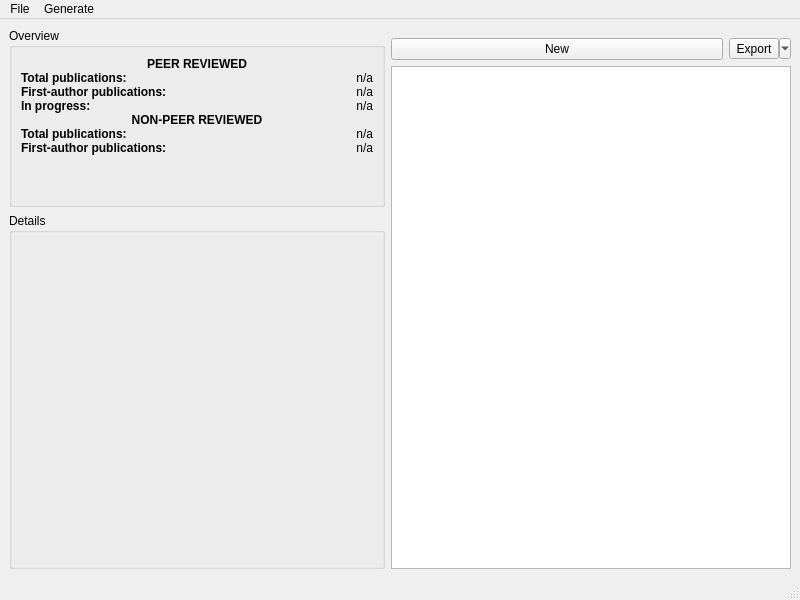
<?xml version="1.0" encoding="UTF-8"?>
<ui version="4.0">
 <class>MainWindow</class>
 <widget class="QMainWindow" name="MainWindow">
  <property name="geometry">
   <rect>
    <x>0</x>
    <y>0</y>
    <width>800</width>
    <height>600</height>
   </rect>
  </property>
  <property name="windowTitle">
   <string>Publication Manager</string>
  </property>
  <widget class="QWidget" name="centralwidget">
   <layout class="QVBoxLayout" name="verticalLayout">
    <item>
     <layout class="QHBoxLayout" name="horizontalLayout" stretch="1,1">
      <property name="leftMargin">
       <number>0</number>
      </property>
      <property name="rightMargin">
       <number>0</number>
      </property>
      <item>
       <layout class="QVBoxLayout" name="verticalLayout_3" stretch="0,1">
        <property name="leftMargin">
         <number>0</number>
        </property>
        <property name="topMargin">
         <number>0</number>
        </property>
        <item>
         <widget class="QGroupBox" name="groupBox_2">
          <property name="minimumSize">
           <size>
            <width>0</width>
            <height>120</height>
           </size>
          </property>
          <property name="maximumSize">
           <size>
            <width>500</width>
            <height>16777215</height>
           </size>
          </property>
          <property name="title">
           <string>Overview</string>
          </property>
          <layout class="QVBoxLayout" name="verticalLayout_4">
           <property name="spacing">
            <number>0</number>
           </property>
           <item>
            <widget class="QLabel" name="label_2">
             <property name="font">
              <font>
               <weight>75</weight>
               <bold>true</bold>
              </font>
             </property>
             <property name="text">
              <string>PEER REVIEWED</string>
             </property>
             <property name="alignment">
              <set>Qt::AlignCenter</set>
             </property>
            </widget>
           </item>
           <item>
            <layout class="QHBoxLayout" name="horizontalLayout_3">
             <item>
              <widget class="QLabel" name="label">
               <property name="font">
                <font>
                 <weight>75</weight>
                 <bold>true</bold>
                </font>
               </property>
               <property name="text">
                <string>Total publications:</string>
               </property>
              </widget>
             </item>
             <item>
              <widget class="QLabel" name="lblTotalPublications">
               <property name="text">
                <string>n/a</string>
               </property>
               <property name="alignment">
                <set>Qt::AlignRight|Qt::AlignTrailing|Qt::AlignVCenter</set>
               </property>
              </widget>
             </item>
            </layout>
           </item>
           <item>
            <layout class="QHBoxLayout" name="horizontalLayout_4">
             <item>
              <widget class="QLabel" name="label_3">
               <property name="font">
                <font>
                 <weight>75</weight>
                 <bold>true</bold>
                </font>
               </property>
               <property name="text">
                <string>First-author publications:</string>
               </property>
              </widget>
             </item>
             <item>
              <widget class="QLabel" name="lblFirstAuthor">
               <property name="text">
                <string>n/a</string>
               </property>
               <property name="alignment">
                <set>Qt::AlignRight|Qt::AlignTrailing|Qt::AlignVCenter</set>
               </property>
              </widget>
             </item>
            </layout>
           </item>
           <item>
            <layout class="QHBoxLayout" name="horizontalLayout_5">
             <item>
              <widget class="QLabel" name="label_5">
               <property name="font">
                <font>
                 <weight>75</weight>
                 <bold>true</bold>
                </font>
               </property>
               <property name="text">
                <string>In progress:</string>
               </property>
              </widget>
             </item>
             <item>
              <widget class="QLabel" name="lblInProgress">
               <property name="text">
                <string>n/a</string>
               </property>
               <property name="alignment">
                <set>Qt::AlignRight|Qt::AlignTrailing|Qt::AlignVCenter</set>
               </property>
              </widget>
             </item>
            </layout>
           </item>
           <item>
            <widget class="QLabel" name="label_4">
             <property name="font">
              <font>
               <weight>75</weight>
               <bold>true</bold>
              </font>
             </property>
             <property name="text">
              <string>NON-PEER REVIEWED</string>
             </property>
             <property name="alignment">
              <set>Qt::AlignCenter</set>
             </property>
            </widget>
           </item>
           <item>
            <layout class="QHBoxLayout" name="horizontalLayout_6">
             <property name="topMargin">
              <number>0</number>
             </property>
             <item>
              <widget class="QLabel" name="label_8">
               <property name="font">
                <font>
                 <weight>75</weight>
                 <bold>true</bold>
                </font>
               </property>
               <property name="text">
                <string>Total publications:</string>
               </property>
              </widget>
             </item>
             <item>
              <widget class="QLabel" name="lblNRTotalPublications">
               <property name="text">
                <string>n/a</string>
               </property>
               <property name="alignment">
                <set>Qt::AlignRight|Qt::AlignTrailing|Qt::AlignVCenter</set>
               </property>
              </widget>
             </item>
            </layout>
           </item>
           <item>
            <layout class="QHBoxLayout" name="horizontalLayout_7">
             <property name="topMargin">
              <number>0</number>
             </property>
             <item>
              <widget class="QLabel" name="label_6">
               <property name="font">
                <font>
                 <weight>75</weight>
                 <bold>true</bold>
                </font>
               </property>
               <property name="text">
                <string>First-author publications:</string>
               </property>
              </widget>
             </item>
             <item>
              <widget class="QLabel" name="lblNRFirstAuthor">
               <property name="text">
                <string>n/a</string>
               </property>
               <property name="alignment">
                <set>Qt::AlignRight|Qt::AlignTrailing|Qt::AlignVCenter</set>
               </property>
              </widget>
             </item>
            </layout>
           </item>
           <item>
            <spacer name="verticalSpacer">
             <property name="orientation">
              <enum>Qt::Vertical</enum>
             </property>
             <property name="sizeHint" stdset="0">
              <size>
               <width>20</width>
               <height>40</height>
              </size>
             </property>
            </spacer>
           </item>
          </layout>
         </widget>
        </item>
        <item>
         <widget class="QGroupBox" name="groupBox">
          <property name="maximumSize">
           <size>
            <width>500</width>
            <height>16777215</height>
           </size>
          </property>
          <property name="title">
           <string>Details</string>
          </property>
         </widget>
        </item>
       </layout>
      </item>
      <item>
       <layout class="QVBoxLayout" name="verticalLayout_2">
        <property name="leftMargin">
         <number>0</number>
        </property>
        <item>
         <layout class="QHBoxLayout" name="horizontalLayout_2">
          <property name="topMargin">
           <number>10</number>
          </property>
          <item>
           <widget class="QPushButton" name="btnAddArticle">
            <property name="text">
             <string>New</string>
            </property>
           </widget>
          </item>
          <item>
           <widget class="QToolButton" name="btnExport">
            <property name="text">
             <string>Export</string>
            </property>
            <property name="popupMode">
             <enum>QToolButton::MenuButtonPopup</enum>
            </property>
            <property name="toolButtonStyle">
             <enum>Qt::ToolButtonTextBesideIcon</enum>
            </property>
           </widget>
          </item>
         </layout>
        </item>
        <item>
         <widget class="QTreeView" name="tvPublications">
          <property name="minimumSize">
           <size>
            <width>400</width>
            <height>0</height>
           </size>
          </property>
          <property name="editTriggers">
           <set>QAbstractItemView::NoEditTriggers</set>
          </property>
          <property name="selectionMode">
           <enum>QAbstractItemView::ExtendedSelection</enum>
          </property>
          <property name="indentation">
           <number>20</number>
          </property>
          <property name="sortingEnabled">
           <bool>false</bool>
          </property>
          <property name="headerHidden">
           <bool>true</bool>
          </property>
         </widget>
        </item>
       </layout>
      </item>
     </layout>
    </item>
   </layout>
  </widget>
  <widget class="QMenuBar" name="menubar">
   <property name="geometry">
    <rect>
     <x>0</x>
     <y>0</y>
     <width>800</width>
     <height>24</height>
    </rect>
   </property>
   <widget class="QMenu" name="menuFile">
    <property name="title">
     <string>File</string>
    </property>
    <widget class="QMenu" name="menuNew_publication">
     <property name="title">
      <string>New publication...</string>
     </property>
     <addaction name="actionFromDOI"/>
     <addaction name="actionFromManual"/>
    </widget>
    <addaction name="menuNew_publication"/>
    <addaction name="separator"/>
    <addaction name="actionSettings"/>
    <addaction name="separator"/>
    <addaction name="actionExit"/>
   </widget>
   <widget class="QMenu" name="menuGenerate">
    <property name="title">
     <string>Generate</string>
    </property>
    <widget class="QMenu" name="menuPublication_list">
     <property name="title">
      <string>Publication list</string>
     </property>
     <addaction name="actionAs_text"/>
    </widget>
    <addaction name="menuPublication_list"/>
   </widget>
   <addaction name="menuFile"/>
   <addaction name="menuGenerate"/>
  </widget>
  <widget class="QStatusBar" name="statusbar"/>
  <action name="actionFromDOI">
   <property name="text">
    <string>From DOI</string>
   </property>
  </action>
  <action name="actionFromManual">
   <property name="text">
    <string>From manual</string>
   </property>
  </action>
  <action name="actionExit">
   <property name="text">
    <string>Exit</string>
   </property>
  </action>
  <action name="actionSettings">
   <property name="text">
    <string>User settings</string>
   </property>
  </action>
  <action name="actionAs_text">
   <property name="text">
    <string>As text...</string>
   </property>
  </action>
 </widget>
 <resources/>
 <connections/>
</ui>
